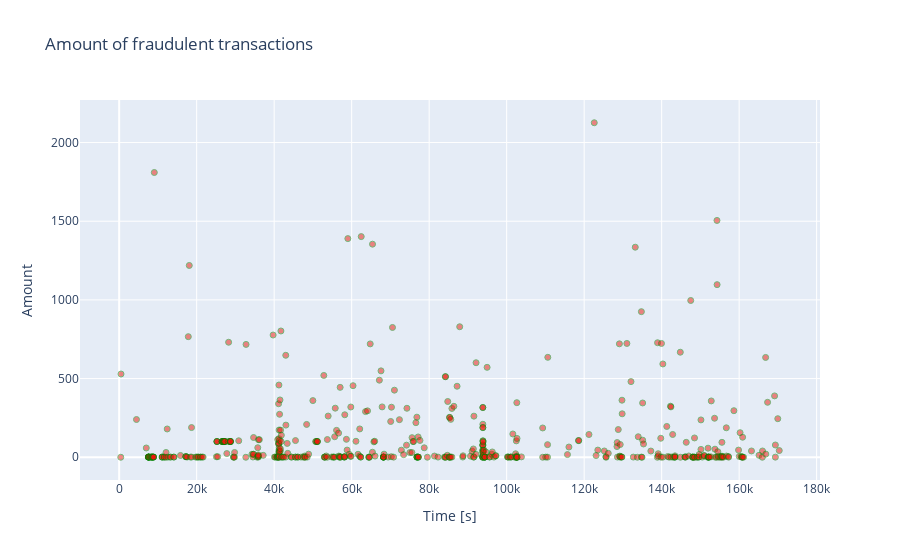

Notebook cell for this chart:
### Markdown cell above
The real transaction have a larger mean value, larger Q1, smaller Q3 and Q4 and larger outliers; fraudulent transactions have a smaller Q1 and mean, larger Q4 and smaller outliers.

Let's plot the fraudulent transactions (amount) against time. The time is shown is seconds from the start of the time period (totaly 48h, over 2 days).

### Code cell
fraud = data_df.loc[data_df['Class'] == 1]

trace = go.Scatter(
    x = fraud['Time'],y = fraud['Amount'],
    name="Amount",
     marker=dict(
                color='rgb(238,23,11)',
                line=dict(
                    color='green',
                    width=1),
                opacity=0.5,
            ),
    text= fraud['Amount'],
    mode = "markers"
)
data = [trace]
layout = dict(title = 'Amount of fraudulent transactions',
          xaxis = dict(title = 'Time [s]', showticklabels=True), 
          yaxis = dict(title = 'Amount'),
          hovermode='closest'
         )
fig = dict(data=data, layout=layout)
iplot(fig, filename='fraud-amount')

### Figure 1 — Plotly figure (JSON) as saved in the notebook; plotly's stock layout.template omitted (floating-point values rounded to 4 significant figures; data arrays with more than 128 entries replaced by an {"elided": "..."} marker saying what was removed)
{"data": [{"marker": {"color": "rgb(238,23,11)", "line": {"color": "green", "width": 1}, "opacity": 0.5}, "mode": "markers", "name": "Amount", "text": {"elided": "492 float values"}, "type": "scatter", "x": {"elided": "492 int values"}, "y": {"elided": "492 float values"}}], "layout": {"hovermode": "closest", "title": {"text": "Amount of fraudulent transactions"}, "xaxis": {"showticklabels": true, "title": {"text": "Time [s]"}}, "yaxis": {"title": {"text": "Amount"}}}}
